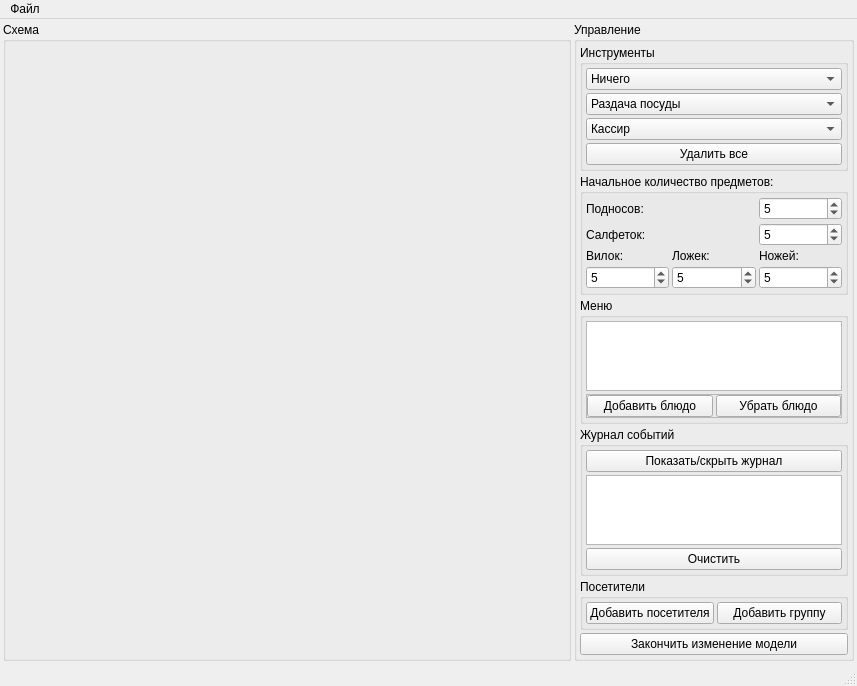
<?xml version="1.0" encoding="UTF-8"?>
<ui version="4.0">
 <class>MainWindow</class>
 <widget class="QMainWindow" name="MainWindow">
  <property name="geometry">
   <rect>
    <x>0</x>
    <y>0</y>
    <width>857</width>
    <height>635</height>
   </rect>
  </property>
  <property name="windowTitle">
   <string>Столовая</string>
  </property>
  <widget class="QWidget" name="centralWidget">
   <layout class="QGridLayout" name="gridLayout_3">
    <property name="leftMargin">
     <number>3</number>
    </property>
    <property name="topMargin">
     <number>3</number>
    </property>
    <property name="rightMargin">
     <number>3</number>
    </property>
    <property name="bottomMargin">
     <number>3</number>
    </property>
    <property name="spacing">
     <number>3</number>
    </property>
    <item row="0" column="0">
     <widget class="QGroupBox" name="groupDraw">
      <property name="title">
       <string>Схема</string>
      </property>
      <layout class="QGridLayout" name="gridLayout_2">
       <property name="leftMargin">
        <number>3</number>
       </property>
       <property name="topMargin">
        <number>3</number>
       </property>
       <property name="rightMargin">
        <number>3</number>
       </property>
       <property name="bottomMargin">
        <number>3</number>
       </property>
       <property name="spacing">
        <number>3</number>
       </property>
       <item row="0" column="0">
        <layout class="QGridLayout" name="drawLayout"/>
       </item>
      </layout>
     </widget>
    </item>
    <item row="0" column="1">
     <widget class="QGroupBox" name="groupControl">
      <property name="sizePolicy">
       <sizepolicy hsizetype="Maximum" vsizetype="Preferred">
        <horstretch>0</horstretch>
        <verstretch>0</verstretch>
       </sizepolicy>
      </property>
      <property name="title">
       <string>Управление</string>
      </property>
      <layout class="QGridLayout" name="gridLayout">
       <property name="leftMargin">
        <number>3</number>
       </property>
       <property name="topMargin">
        <number>3</number>
       </property>
       <property name="rightMargin">
        <number>3</number>
       </property>
       <property name="bottomMargin">
        <number>3</number>
       </property>
       <property name="spacing">
        <number>3</number>
       </property>
       <item row="5" column="0">
        <widget class="QPushButton" name="btnSetupComplete">
         <property name="text">
          <string>Закончить изменение модели</string>
         </property>
        </widget>
       </item>
       <item row="2" column="0">
        <widget class="QGroupBox" name="groupMenu">
         <property name="sizePolicy">
          <sizepolicy hsizetype="Maximum" vsizetype="Preferred">
           <horstretch>0</horstretch>
           <verstretch>0</verstretch>
          </sizepolicy>
         </property>
         <property name="title">
          <string>Меню</string>
         </property>
         <layout class="QGridLayout" name="gridLayout_4">
          <property name="leftMargin">
           <number>3</number>
          </property>
          <property name="topMargin">
           <number>3</number>
          </property>
          <property name="rightMargin">
           <number>3</number>
          </property>
          <property name="bottomMargin">
           <number>3</number>
          </property>
          <property name="spacing">
           <number>3</number>
          </property>
          <item row="0" column="0">
           <widget class="QListWidget" name="listDishes"/>
          </item>
          <item row="1" column="0">
           <widget class="QFrame" name="frameDishManage">
            <property name="frameShape">
             <enum>QFrame::StyledPanel</enum>
            </property>
            <property name="frameShadow">
             <enum>QFrame::Raised</enum>
            </property>
            <layout class="QHBoxLayout" name="horizontalLayout">
             <property name="spacing">
              <number>3</number>
             </property>
             <property name="leftMargin">
              <number>0</number>
             </property>
             <property name="topMargin">
              <number>0</number>
             </property>
             <property name="rightMargin">
              <number>0</number>
             </property>
             <property name="bottomMargin">
              <number>0</number>
             </property>
             <item>
              <widget class="QPushButton" name="btnAddDish">
               <property name="text">
                <string>Добавить блюдо</string>
               </property>
              </widget>
             </item>
             <item>
              <widget class="QPushButton" name="btnRemoveDish">
               <property name="text">
                <string>Убрать блюдо</string>
               </property>
              </widget>
             </item>
            </layout>
           </widget>
          </item>
         </layout>
        </widget>
       </item>
       <item row="4" column="0">
        <widget class="QGroupBox" name="groupCustomers">
         <property name="sizePolicy">
          <sizepolicy hsizetype="Preferred" vsizetype="Preferred">
           <horstretch>0</horstretch>
           <verstretch>0</verstretch>
          </sizepolicy>
         </property>
         <property name="title">
          <string>Посетители</string>
         </property>
         <layout class="QGridLayout" name="gridLayout_5">
          <property name="leftMargin">
           <number>3</number>
          </property>
          <property name="topMargin">
           <number>3</number>
          </property>
          <property name="rightMargin">
           <number>3</number>
          </property>
          <property name="bottomMargin">
           <number>3</number>
          </property>
          <property name="spacing">
           <number>3</number>
          </property>
          <item row="0" column="0">
           <widget class="QPushButton" name="btnAddCustomer">
            <property name="text">
             <string>Добавить посетителя</string>
            </property>
           </widget>
          </item>
          <item row="0" column="1">
           <widget class="QPushButton" name="btnAddCustomerGroup">
            <property name="text">
             <string>Добавить группу</string>
            </property>
           </widget>
          </item>
         </layout>
        </widget>
       </item>
       <item row="0" column="0">
        <widget class="QGroupBox" name="groupPalette">
         <property name="title">
          <string>Инструменты</string>
         </property>
         <layout class="QGridLayout" name="gridLayout_6">
          <property name="leftMargin">
           <number>3</number>
          </property>
          <property name="topMargin">
           <number>3</number>
          </property>
          <property name="rightMargin">
           <number>3</number>
          </property>
          <property name="bottomMargin">
           <number>3</number>
          </property>
          <property name="spacing">
           <number>3</number>
          </property>
          <item row="0" column="0">
           <widget class="QComboBox" name="comboTool">
            <item>
             <property name="text">
              <string>Ничего</string>
             </property>
            </item>
            <item>
             <property name="text">
              <string>Удалить объект</string>
             </property>
            </item>
            <item>
             <property name="text">
              <string>Поменять точку входа</string>
             </property>
            </item>
            <item>
             <property name="text">
              <string>Стена</string>
             </property>
            </item>
            <item>
             <property name="text">
              <string>Стол</string>
             </property>
            </item>
            <item>
             <property name="text">
              <string>Рабочие места</string>
             </property>
            </item>
            <item>
             <property name="text">
              <string>Персонал</string>
             </property>
            </item>
           </widget>
          </item>
          <item row="1" column="0">
           <widget class="QComboBox" name="comboCounter">
            <item>
             <property name="text">
              <string>Раздача посуды</string>
             </property>
            </item>
            <item>
             <property name="text">
              <string>Касса</string>
             </property>
            </item>
            <item>
             <property name="text">
              <string>Сброс грязной посуды</string>
             </property>
            </item>
            <item>
             <property name="text">
              <string>Раковина</string>
             </property>
            </item>
            <item>
             <property name="text">
              <string>Плита</string>
             </property>
            </item>
            <item>
             <property name="text">
              <string>Витрина</string>
             </property>
            </item>
           </widget>
          </item>
          <item row="2" column="0">
           <widget class="QComboBox" name="comboEmployee">
            <item>
             <property name="text">
              <string>Кассир</string>
             </property>
            </item>
            <item>
             <property name="text">
              <string>Повар</string>
             </property>
            </item>
            <item>
             <property name="text">
              <string>Посудомойщик</string>
             </property>
            </item>
           </widget>
          </item>
          <item row="3" column="0">
           <widget class="QPushButton" name="btnDeleteAll">
            <property name="text">
             <string>Удалить все</string>
            </property>
           </widget>
          </item>
         </layout>
        </widget>
       </item>
       <item row="1" column="0">
        <widget class="QGroupBox" name="groupStartItems">
         <property name="title">
          <string>Начальное количество предметов:</string>
         </property>
         <layout class="QGridLayout" name="gridLayout_7">
          <property name="leftMargin">
           <number>3</number>
          </property>
          <property name="topMargin">
           <number>3</number>
          </property>
          <property name="rightMargin">
           <number>3</number>
          </property>
          <property name="bottomMargin">
           <number>3</number>
          </property>
          <property name="spacing">
           <number>3</number>
          </property>
          <item row="2" column="0">
           <widget class="QLabel" name="labelForks">
            <property name="text">
             <string>Вилок:</string>
            </property>
           </widget>
          </item>
          <item row="1" column="2">
           <widget class="QSpinBox" name="spinTowels">
            <property name="minimum">
             <number>1</number>
            </property>
            <property name="maximum">
             <number>200</number>
            </property>
            <property name="value">
             <number>5</number>
            </property>
           </widget>
          </item>
          <item row="2" column="1">
           <widget class="QLabel" name="labelSpoons">
            <property name="text">
             <string>Ложек:</string>
            </property>
           </widget>
          </item>
          <item row="2" column="2">
           <widget class="QLabel" name="labelKnives">
            <property name="text">
             <string>Ножей:</string>
            </property>
           </widget>
          </item>
          <item row="0" column="2">
           <widget class="QSpinBox" name="spinTrays">
            <property name="minimum">
             <number>1</number>
            </property>
            <property name="maximum">
             <number>200</number>
            </property>
            <property name="value">
             <number>5</number>
            </property>
           </widget>
          </item>
          <item row="1" column="0" colspan="2">
           <widget class="QLabel" name="labelTowels">
            <property name="text">
             <string>Салфеток:</string>
            </property>
           </widget>
          </item>
          <item row="0" column="0" colspan="2">
           <widget class="QLabel" name="labelTrays">
            <property name="text">
             <string>Подносов:</string>
            </property>
           </widget>
          </item>
          <item row="3" column="0">
           <widget class="QSpinBox" name="spinForks">
            <property name="minimum">
             <number>1</number>
            </property>
            <property name="maximum">
             <number>200</number>
            </property>
            <property name="value">
             <number>5</number>
            </property>
           </widget>
          </item>
          <item row="3" column="1">
           <widget class="QSpinBox" name="spinSpoons">
            <property name="minimum">
             <number>1</number>
            </property>
            <property name="maximum">
             <number>200</number>
            </property>
            <property name="value">
             <number>5</number>
            </property>
           </widget>
          </item>
          <item row="3" column="2">
           <widget class="QSpinBox" name="spinKnives">
            <property name="minimum">
             <number>1</number>
            </property>
            <property name="maximum">
             <number>200</number>
            </property>
            <property name="value">
             <number>5</number>
            </property>
           </widget>
          </item>
         </layout>
        </widget>
       </item>
       <item row="3" column="0">
        <widget class="QGroupBox" name="groupLog">
         <property name="title">
          <string>Журнал событий</string>
         </property>
         <layout class="QGridLayout" name="gridLayout_8">
          <property name="leftMargin">
           <number>3</number>
          </property>
          <property name="topMargin">
           <number>3</number>
          </property>
          <property name="rightMargin">
           <number>3</number>
          </property>
          <property name="bottomMargin">
           <number>3</number>
          </property>
          <property name="spacing">
           <number>3</number>
          </property>
          <item row="0" column="0">
           <widget class="QPushButton" name="btnShowHideLog">
            <property name="text">
             <string>Показать/скрыть журнал</string>
            </property>
           </widget>
          </item>
          <item row="1" column="0">
           <widget class="QListWidget" name="listLog">
            <property name="editTriggers">
             <set>QAbstractItemView::NoEditTriggers</set>
            </property>
           </widget>
          </item>
          <item row="2" column="0">
           <widget class="QPushButton" name="btnClearLog">
            <property name="text">
             <string>Очистить</string>
            </property>
           </widget>
          </item>
         </layout>
        </widget>
       </item>
      </layout>
     </widget>
    </item>
   </layout>
  </widget>
  <widget class="QMenuBar" name="menuBar">
   <property name="geometry">
    <rect>
     <x>0</x>
     <y>0</y>
     <width>857</width>
     <height>20</height>
    </rect>
   </property>
   <widget class="QMenu" name="menuFile">
    <property name="title">
     <string>Файл</string>
    </property>
    <addaction name="actionSetupModel"/>
    <addaction name="actionLoad"/>
    <addaction name="actionSave"/>
    <addaction name="separator"/>
    <addaction name="actionExit"/>
   </widget>
   <addaction name="menuFile"/>
  </widget>
  <widget class="QStatusBar" name="statusBar"/>
  <action name="actionSetupModel">
   <property name="text">
    <string>Начать работу...</string>
   </property>
  </action>
  <action name="actionExit">
   <property name="text">
    <string>Выход</string>
   </property>
  </action>
  <action name="actionLoad">
   <property name="text">
    <string>Загрузить...</string>
   </property>
  </action>
  <action name="actionSave">
   <property name="text">
    <string>Сохранить...</string>
   </property>
  </action>
 </widget>
 <layoutdefault spacing="6" margin="11"/>
 <resources/>
 <connections>
  <connection>
   <sender>actionExit</sender>
   <signal>triggered()</signal>
   <receiver>MainWindow</receiver>
   <slot>close()</slot>
   <hints>
    <hint type="sourcelabel">
     <x>-1</x>
     <y>-1</y>
    </hint>
    <hint type="destinationlabel">
     <x>332</x>
     <y>250</y>
    </hint>
   </hints>
  </connection>
 </connections>
</ui>
